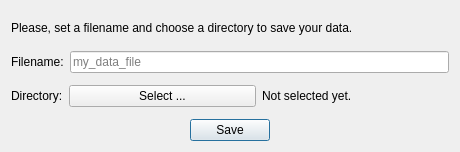
<?xml version="1.0" encoding="UTF-8"?>
<ui version="4.0">
 <class>dialog_create_data_file</class>
 <widget class="QDialog" name="dialog_create_data_file">
  <property name="geometry">
   <rect>
    <x>0</x>
    <y>0</y>
    <width>460</width>
    <height>152</height>
   </rect>
  </property>
  <property name="sizePolicy">
   <sizepolicy hsizetype="Fixed" vsizetype="Fixed">
    <horstretch>0</horstretch>
    <verstretch>0</verstretch>
   </sizepolicy>
  </property>
  <property name="maximumSize">
   <size>
    <width>460</width>
    <height>152</height>
   </size>
  </property>
  <property name="windowTitle">
   <string>Dialog</string>
  </property>
  <layout class="QVBoxLayout" name="verticalLayout">
   <item>
    <widget class="QLabel" name="label">
     <property name="text">
      <string>Please, set a filename and choose a directory to save your data.</string>
     </property>
     <property name="wordWrap">
      <bool>false</bool>
     </property>
    </widget>
   </item>
   <item>
    <layout class="QHBoxLayout" name="horizontalLayout">
     <item>
      <widget class="QLabel" name="label_2">
       <property name="text">
        <string>Filename:</string>
       </property>
      </widget>
     </item>
     <item>
      <widget class="QLineEdit" name="lineEdit">
       <property name="placeholderText">
        <string>my_data_file</string>
       </property>
      </widget>
     </item>
    </layout>
   </item>
   <item>
    <layout class="QHBoxLayout" name="horizontalLayout_2">
     <item>
      <widget class="QLabel" name="label_3">
       <property name="sizePolicy">
        <sizepolicy hsizetype="Fixed" vsizetype="Preferred">
         <horstretch>0</horstretch>
         <verstretch>0</verstretch>
        </sizepolicy>
       </property>
       <property name="text">
        <string>Directory:</string>
       </property>
      </widget>
     </item>
     <item>
      <widget class="QPushButton" name="push_btn_file_chooser">
       <property name="text">
        <string>Select ...</string>
       </property>
      </widget>
     </item>
     <item>
      <widget class="QLabel" name="label_4">
       <property name="text">
        <string>Not selected yet.</string>
       </property>
      </widget>
     </item>
    </layout>
   </item>
   <item>
    <widget class="QDialogButtonBox" name="buttonBox">
     <property name="orientation">
      <enum>Qt::Horizontal</enum>
     </property>
     <property name="standardButtons">
      <set>QDialogButtonBox::Save</set>
     </property>
     <property name="centerButtons">
      <bool>true</bool>
     </property>
    </widget>
   </item>
  </layout>
 </widget>
 <resources/>
 <connections>
  <connection>
   <sender>buttonBox</sender>
   <signal>accepted()</signal>
   <receiver>dialog_create_data_file</receiver>
   <slot>accept()</slot>
   <hints>
    <hint type="sourcelabel">
     <x>248</x>
     <y>254</y>
    </hint>
    <hint type="destinationlabel">
     <x>157</x>
     <y>274</y>
    </hint>
   </hints>
  </connection>
  <connection>
   <sender>buttonBox</sender>
   <signal>rejected()</signal>
   <receiver>dialog_create_data_file</receiver>
   <slot>reject()</slot>
   <hints>
    <hint type="sourcelabel">
     <x>316</x>
     <y>260</y>
    </hint>
    <hint type="destinationlabel">
     <x>286</x>
     <y>274</y>
    </hint>
   </hints>
  </connection>
 </connections>
</ui>
